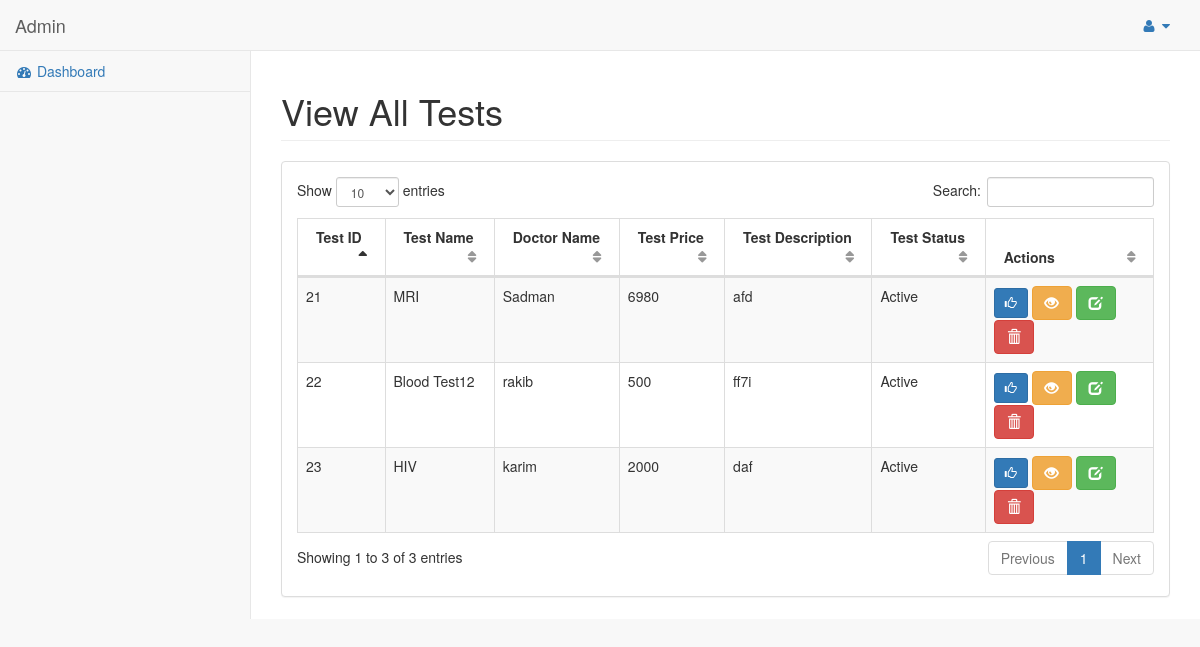
The page /index.php/test/manage_test on the database its author committed.
### tables this page shows
CREATE TABLE `tbl_test` (
  `test_id` int(11) NOT NULL,
  `doc_id` int(11) NOT NULL,
  `test_name` varchar(100) NOT NULL,
  `test_price` int(100) NOT NULL,
  `test_desc` text NOT NULL,
  `test_status` tinyint(3) NOT NULL
);

CREATE TABLE `tbl_doctor` (
  `doc_id` int(11) NOT NULL,
  `hospital_id` int(11) NOT NULL,
  `doc_name` varchar(255) NOT NULL,
  `doc_image` text NOT NULL,
  `doc_email` varchar(255) NOT NULL,
  `doc_password` varchar(255) NOT NULL,
  `doc_mobile_no` varchar(16) NOT NULL,
  `doc_qualification` varchar(255) NOT NULL,
  `doc_designation` varchar(255) NOT NULL,
  `doc_category` varchar(255) NOT NULL,
  `doc_birth_date` date NOT NULL,
  `doc_join_date` date NOT NULL,
  `doc_chamber` varchar(255) NOT NULL,
  `doc_fee` int(100) NOT NULL,
  `doc_status` tinyint(3) NOT NULL
);

### application/controllers/Test.php (called while the page is built, shortened)
<?php
class Test extends CI_Controller
{
    public function __construct()
    {
        $this->load->model('test_model');
    }
    public function manage_test()
    {
        $data = array();
        $data['test_data'] = $this->test_model->select_all_tests();
        $data['dashboard'] = $this->load->view('admin/admin_pages/manage_test_form', $data, true);
        $this->load->view('admin/admin_master', $data);
    }
}

### index.php (called while the page is built, shortened)
<?php
require_once BASEPATH.'core/CodeIgniter.php';

### application/models/Test_model.php (called while the page is built, shortened)
<?php
class Test_model extends CI_Model
{
    public function select_all_tests()
    {
        $result= $this->db->select('*')
            ->from('tbl_test')
            ->get()
            ->result();
        return $result;
    }
}

### application/models/Doctor_model.php (called while the page is built, shortened)
<?php
class Doctor_model extends CI_Model
{
    public function get_doctor_record_for_image($doc_image)
    {
        return $this->db->where('doc_id', $doc_image)->get('tbl_doctor')->row();
    }
}

### application/views/admin/admin_pages/manage_test_form.php (the view, shortened to what this page needs)
<div class="row">
    <div class="col-lg-12">
        <h1 class="page-header">View All Tests</h1>
    </div>
</div>
<div class="row">
    <div class="col-lg-12">
        <div class="panel panel-default">
            <div class="panel-body">
                <table width="100%" class="table table-striped table-bordered table-hover" id="dataTables-example">
                    <thead>
                    <tr>
                        <th>Test ID</th>
                        <th>Test Name</th>
                        <th>Doctor Name</th>
                        <th>Test Price</th>
                        <th>Test Description</th>
                        <th>Test Status</th>
                        <th>Actions</th>
                    </tr>
                    </thead>
                    <tbody>
                    <?php
                    foreach ($test_data as $v_test) {
                        $doc_name = $this->doctor_model->get_doctor_record_for_image($v_test->doc_id);
                        ?>
                        <tr>
                            <td><?php echo $v_test->test_id?></td>
                            <td><?php echo $v_test->test_name?></td>
                            <td><?php echo $doc_name->doc_name?></td>
                            <td><?php echo $v_test->test_price?></td>
                            <td><?php echo $v_test->test_desc?></td>
                            <td>
                                <?php
                                if($v_test->test_status ==1){
                                    echo 'Active';
                                }
                                elseif($v_test->test_status ==2){
                                    echo 'Inactive';
                                }
                                ?>
                            </td>
                            <td>
                                <?php if($v_test->test_status ==1 ){?>
                                    <a href="<?php echo base_url("change-test-status/$v_test->test_id/2")?>" class='btn btn-primary btn-sm' title="Update Status">
                                        <i class="glyphicon glyphicon-thumbs-up"></i>
                                    </a>
                                <?php } elseif($v_test->test_status ==2) { ?>
                                    <a href="<?php echo base_url("change-test-status/$v_test->test_id/1")?>" class='btn btn-primary btn-sm' title="Update Status">
                                        <i class="glyphicon glyphicon-thumbs-down"></i>
                                    </a>
                                <?php } ?>
                                <a href="<?php echo base_url("view-test/$v_test->test_id")?>" class="btn btn-warning" title="View"><span class="glyphicon glyphicon-eye-open"></span></a>
                                <a href="<?php echo base_url("edit-test/$v_test->test_id")?>" class="btn btn-success" title="Edit"><span class="glyphicon glyphicon-edit"></span></a>
                                <a href="<?php echo base_url("delete-test/$v_test->test_id")?>" class="btn btn-danger" title="Delete" onclick="return confirm('Are you sure want to delete!!')"><span class="glyphicon glyphicon-trash"></span></a>
                            </td>
                        </tr>
                    <?php }?>
                    </tbody>
                </table>
            </div>
        </div>
    </div>
</div>

### rows shown on the page
tbl_test: test_id "21", test_name "MRI", doc.doc_name "Sadman", test_price "6980", test_desc "afd", test_status "Active"
tbl_test: test_id "22", test_name "Blood Test12", doc.doc_name "rakib", test_price "500", test_desc "ff7i", test_status "Active"
tbl_test: test_id "23", test_name "HIV", doc.doc_name "karim", test_price "2000", test_desc "daf", test_status "Active"
